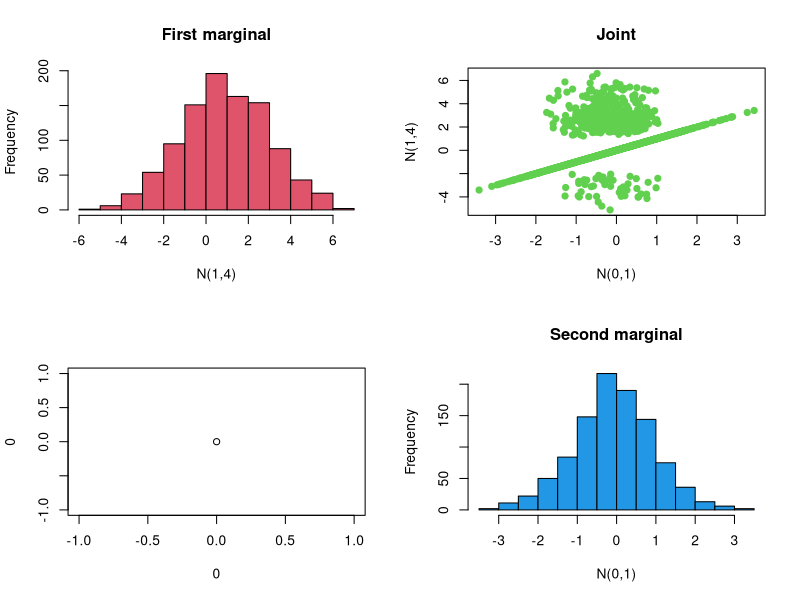
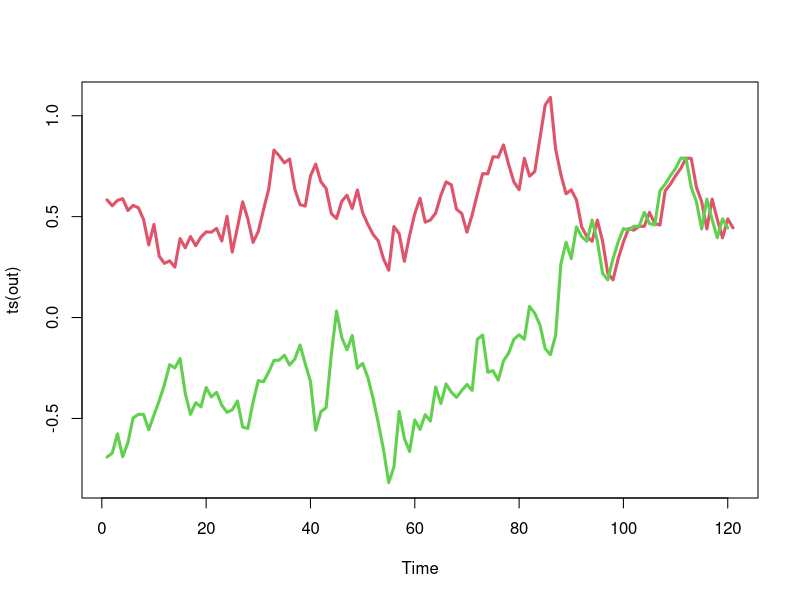
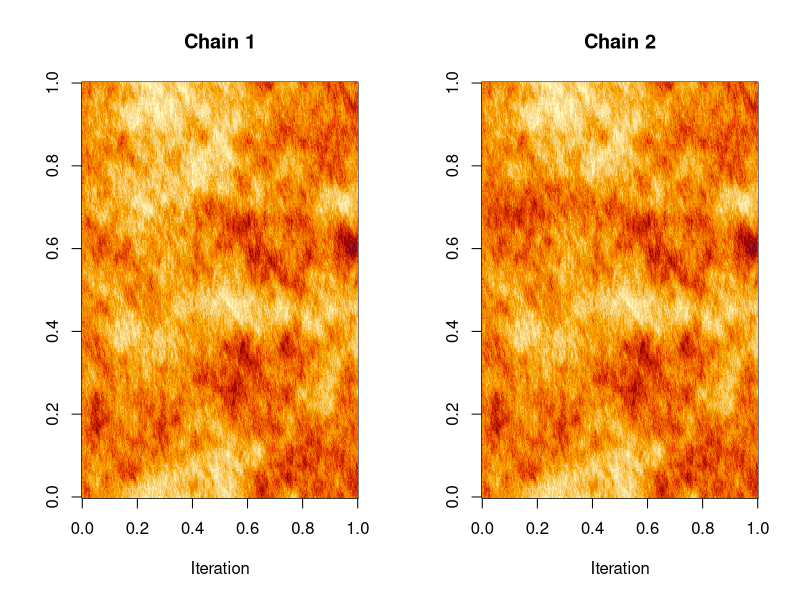
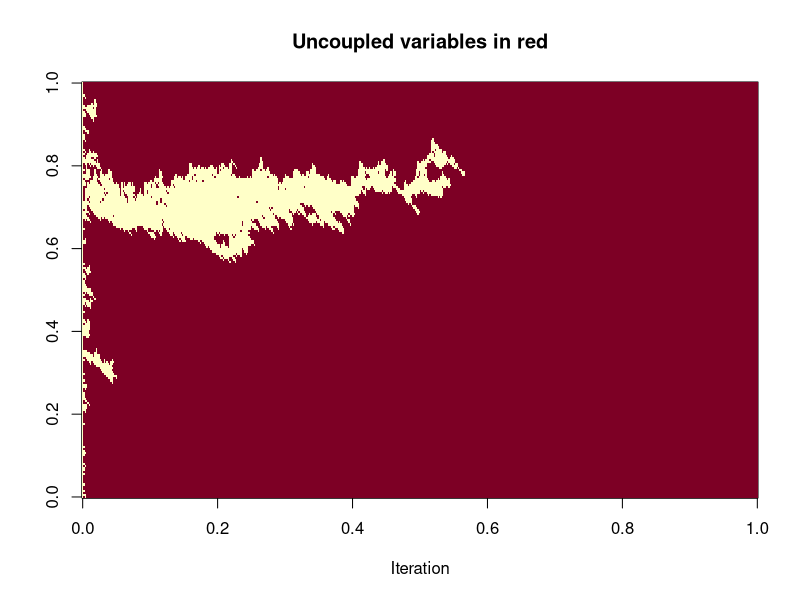
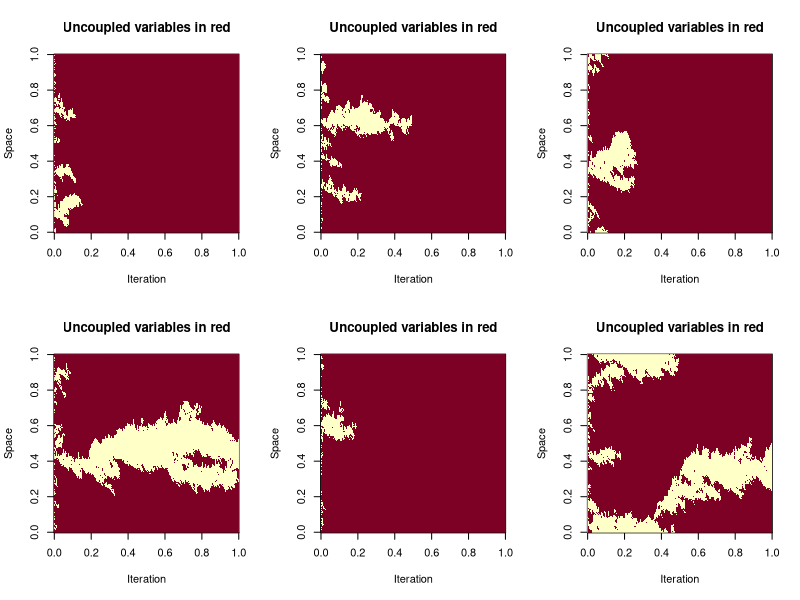

The R script that drew these images, in order:
## ar1.R
## A coupled AR(1) example

## Maximal coupling

rcouple = function(rp, dp, rq, dq) {
    x = rp()
    w = runif(1,0,dp(x))
    if (w < dq(x))
        return(c(x,x))
    else repeat {
        ys = rq()
        ws = runif(1,0,dq(ys))
        if (ws > dp(ys))
            return(c(x,ys))
        }
    }

coupled = function()
    rcouple(
        function() rnorm(1,0,1),
        function(x) dnorm(x,0,1),
        function() rnorm(1,1,2),
        function(x) dnorm(x,1,2)
        )

xm = t(sapply(1:1000, function(x) coupled()))
doPlot = function(xm) {
    op = par(mfrow=c(2,2))
    hist(xm[,2],xlab="N(1,4)",col=2, main="First marginal")
    plot(xm,pch=19,col=3,xlab="N(0,1)",ylab="N(1,4)", main="Joint")
    plot(0,0)
    hist(xm[,1],xlab="N(0,1)",col=4, main="Second marginal")
    par(op)
}

doPlot(xm)

## Coupled MH

cmh1 = function(n, rpi0, dpi, rq, dq) {
    xm = matrix(NA, nrow=n+1, ncol=2)
    x = c(rpi0(), rpi0()); xm[1, ] = x
    xs = rq(x[1]); u = runif(1)
    a = dpi(xs)*dq(xs,x[1])/(dpi(x[1])*dq(x[1],xs))
    if (u < a)
        x[1] = xs
    xm[2,1] = x[1]
    for (i in 2:n) {
        xs = rcouple(
            function() rq(x[1]), function(xp) dq(x[1],xp),
            function() rq(x[2]), function(xp) dq(x[2],xp) )
        u = runif(1)
        a = dpi(xs)*dq(xs,x)/(dpi(x)*dq(x,xs))
        x[u < a] = xs[u < a]
        xm[i+1, 1] = x[1]; xm[i, 2] = x[2]
    }
    xm
}

set.seed(3)
out = cmh1(
    120,
    function() rcauchy(1),
    function(x) dnorm(x,0,1),
    function(x) rnorm(1,x,0.1),
    function(x,xs) dnorm(xs,x,0.1)
)
plot(ts(out), plot.type="single", col=c(2,3), lwd=3)

## Coupled Gibbs

car1 = function(n = 500, N = 200, a = 0.99) {
    arr = array(dim = c(n,N,2))
    x = matrix(rnorm(2*N, 2*sqrt(1/(1-a*a))), ncol=2)
    arr[1, , ] = x
    w = a/(1+a*a)
    csd = sqrt(1/(1+a*a))
    for (i in 2:n) {
        arr[i,1,] = rcouple(
            function() rnorm(1, w*(arr[i-1,N,1]+arr[i-1,2,1]), csd),
            function(xp) dnorm(xp, w*(arr[i-1,N,1]+arr[i-1,2,1]), csd),
            function() rnorm(1, w*(arr[i-1,N,2]+arr[i-1,2,2]), csd),
            function(xp) dnorm(xp, w*(arr[i-1,N,2]+arr[i-1,2,2]), csd)
        )
        for (j in 2:(N-1)) {
            arr[i,j,] = rcouple(
                function() rnorm(1, w*(arr[i,j-1,1]+arr[i-1,j+1,1]), csd),
                function(xp) dnorm(xp, w*(arr[i,j-1,1]+arr[i-1,j+1,1]), csd),
                function() rnorm(1, w*(arr[i,j-1,2]+arr[i-1,j+1,2]), csd),
                function(xp) dnorm(xp, w*(arr[i,j-1,2]+arr[i-1,j+1,2]), csd)
            )
        }
        arr[i,N,] = rcouple(
            function() rnorm(1, w*(arr[i,N-1,1]+arr[i,1,1]), csd),
            function(xp) dnorm(xp, w*(arr[i,N-1,1]+arr[i,1,1]), csd),
            function() rnorm(1, w*(arr[i,N-1,2]+arr[i,1,2]), csd),
            function(xp) dnorm(xp, w*(arr[i,N-1,2]+arr[i,1,2]), csd)
        )
    }
    arr
}
    
set.seed(3)
arr = car1()
op = par(mfrow=c(1,2))
image(arr[,,1], main="Chain 1", xlab="Iteration")
image(arr[,,2], main="Chain 2", xlab="Iteration")
par(op)
image(1*((arr[,,1]-arr[,,2]) == 0.0),
      main="Uncoupled variables in red", xlab="Iteration")

op = par(mfrow=c(2,3))
for (i in 1:6) {
    arr = car1()
    image(1*((arr[,,1]-arr[,,2]) == 0.0), ylab="Space",
          main="Uncoupled variables in red", xlab="Iteration")    
}
par(op)




## eof

